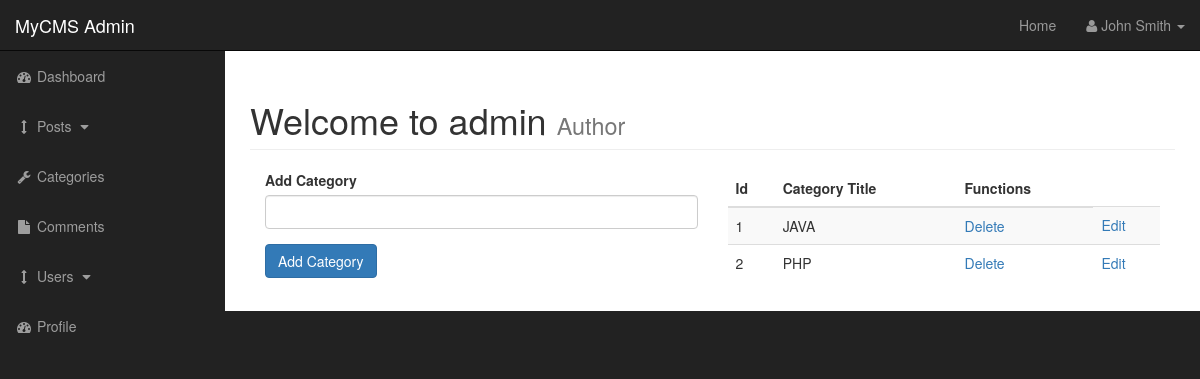
/admin/categories.php, run on an earlier commit of the app's database.
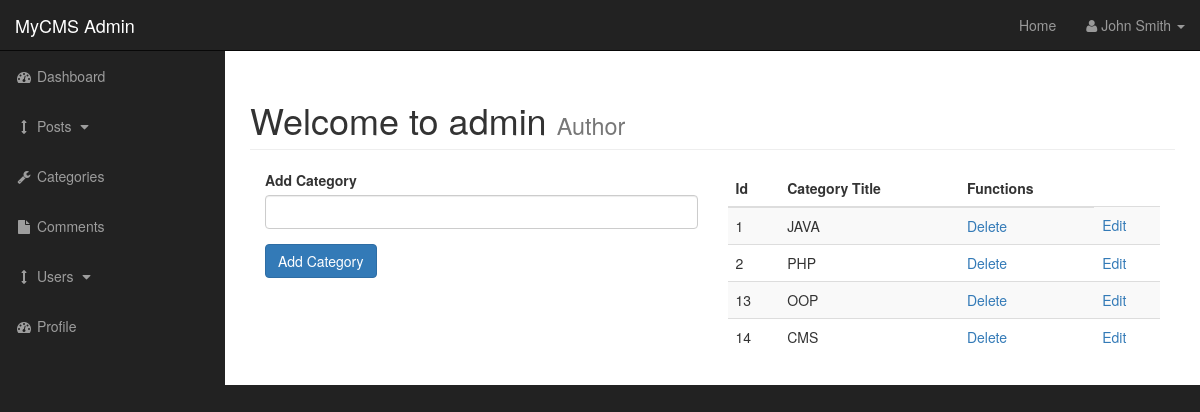
And on a later commit of the database.
### tables this page shows
CREATE TABLE `categories` (
  `cat_id` int(3) NOT NULL,
  `cat_title` varchar(255) NOT NULL
);

### admin/functions.php (the view, shortened to what this page needs)
<?php
function findAllCategories()
{
    global $connection;
    $query = "SELECT * FROM categories";
    $select_categories = mysqli_query($connection, $query);
    while ($row = mysqli_fetch_assoc($select_categories)) {
        $cat_id = $row['cat_id'];
        $cat_title = $row['cat_title'];
        echo "<tr>";
        echo "<td>{$cat_id}</td>";
        echo "<td>{$cat_title}</td>";
        echo "<td><a href='categories.php?delete={$cat_id}'>Delete</a></td>";
        echo "<td><a href='categories.php?edit={$cat_id}'>Edit</a></td>";
        echo "</tr>";
    }
}

What changed in the data, as far as the page shows it:
added categories: cat_id "13", cat_title "OOP"
added categories: cat_id "14", cat_title "CMS"
